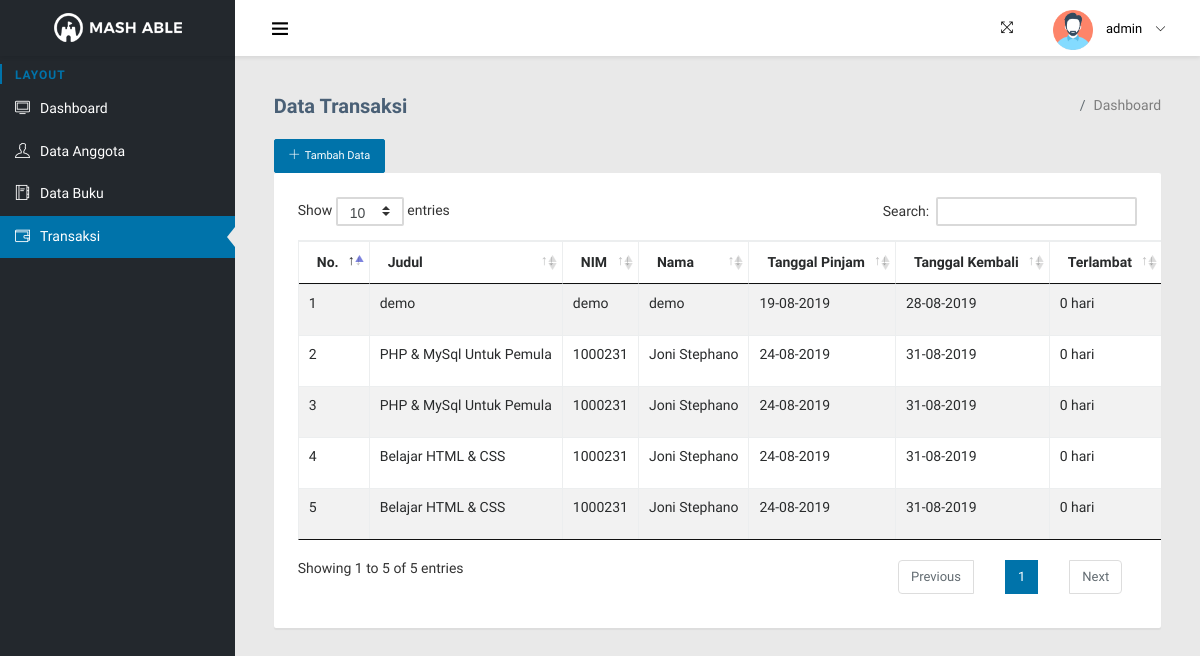
The page /index.php?page=transaksi (signed in) on the database its author committed.
### tables this page shows
CREATE TABLE `tb_user` (
  `id` int(10) NOT NULL,
  `username` varchar(100) NOT NULL,
  `password` varchar(200) NOT NULL,
  `nama` varchar(150) NOT NULL,
  `level` varchar(30) NOT NULL,
  `foto` varchar(250) NOT NULL
);

CREATE TABLE `tb_transaksi` (
  `id` int(9) NOT NULL,
  `judul` varchar(200) NOT NULL,
  `nim` varchar(11) NOT NULL,
  `nama` varchar(250) NOT NULL,
  `tgl_pinjam` varchar(30) NOT NULL,
  `tgl_kembali` varchar(30) NOT NULL,
  `status` varchar(100) NOT NULL
);

### function.php (called while the page is built)
<?php
	function terlambat($tgl_dateline,$tgl_kembali){
		$tgl_dateline_pecah= explode("-", $tgl_dateline);
		$tgl_dateline_pecah= $tgl_dateline_pecah[2]."-".$tgl_dateline_pecah[1]."-".$tgl_dateline_pecah[0];
		$tgl_kembali_pecah= explode("-", $tgl_kembali);
		$tgl_kembali_pecah= $tgl_kembali_pecah[2]."-".$tgl_kembali_pecah[1]."-".$tgl_kembali_pecah[0];
		$selisih=strtotime($tgl_kembali_pecah)-strtotime($tgl_dateline_pecah);
		$selisih=$selisih/86400;
		if ($selisih>=1) {
			$hasil_tgl=floor($selisih);
		}else{
			$hasil_tgl=0;
		}
		return $hasil_tgl;
	}
?>

### page/transaksi/transaksi.php (the view, shortened to what this page needs)
<div class="page-header">
    <div class="page-header-title">
        <h4>Data Transaksi</h4>
    </div>
    <div class="page-header-breadcrumb">
        <ul class="breadcrumb-title">
            <li class="breadcrumb-item">
                <a href="#!">
                    <i class="icofont icofont-home"></i>
                </a>
            </li>
            <li class="breadcrumb-item"><a href="#!">Dashboard</a>
            </li>
        </ul>
    </div>
</div>
<div class="page-body">
    <a href="?page=transaksi&aksi=tambah" class="btn btn-primary btn-sm"><i class="ti-plus"></i>Tambah Data</a>
    <div class="row">
        <div class="col-md-12">
            <div class="card card-contact borderless-card">
                <div class="table-responsive p-4">
                    <table class="table table-striped table-bordered table-hover" id="dataTable">
                        <thead>
                            <tr>
                                <th>No.</th>
                                <th>Judul</th>
                                <th>NIM</th>
                                <th>Nama</th>
                                <th>Tanggal Pinjam</th>
                                <th>Tanggal Kembali</th>
                                <th>Terlambat</th>
                            </tr>
                        </thead>
                        <tbody>
                            <?php
                                $no=1;
                                $sql=$koneksi->query("SELECT*FROM tb_transaksi WHERE status='pinjam' ");
                                while ($data=$sql->fetch_assoc()) {
                             ?>
                            <tr class="odd gradeX">
                                <td><?php echo $no++; ?></td>
                                <td><?php echo $data['judul']; ?></td>
                                <td><?php echo $data['nim']; ?></td>
                                <td><?php echo $data['nama']; ?></td>
                                <td><?php echo $data['tgl_pinjam']; ?></td>
                                <td><?php echo $data['tgl_kembali']; ?></td>
                                <td>
                                    <?php
                                        $denda=500;
                                        $tgl_dateline2=$data['tgl_kembali'];
                                        $tgl_kembali=date('Y-m-d');
                                        $lambat=terlambat($tgl_dateline2,$tgl_kembali);
                                        $denda1=$lambat*$denda;
                                        if ($lambat>0) {
                                            echo "<font color='red'>$lambat"." hari<br>"."(Rp. $denda1 )</font>";
                                        }else{
                                            echo $lambat." hari";
                                        }
                                     ?>
                                </td>
                            </tr>
                            <?php } ?>
                        </tbody>
                    </table>
                </div>
            </div>
        </div>
    </div>
</div>

### index.php (shortened to what this page needs)
<?php
    include 'koneksi.php';
    include 'function.php';
    $id_petugas=$_SESSION['petugas']['id'];
        $ambil=$koneksi->query("SELECT*FROM tb_user WHERE id='$id_petugas' ");
        $pecah=$ambil->fetch_assoc();
 ?>
<!DOCTYPE html>
<html lang="en">
<head>
        <link rel="stylesheet" type="text/css" href="assets/plugins/bootstrap/dist/css/bootstrap.min.css">
    <link rel="stylesheet" type="text/css" href="assets/icon/themify-icons/themify-icons.css">
    <link rel="stylesheet" type="text/css" href="assets/icon/icofont/css/icofont.css">
    <link rel="stylesheet" type="text/css" href="assets/pages/flag-icon/flag-icon.min.css">
    <link rel="stylesheet" type="text/css" href="assets/pages/menu-search/css/component.css">
    <link rel="stylesheet" type="text/css" href="assets/css/style.css">
    <link rel="stylesheet" type="text/css" href="assets/css/linearicons.css" >
    <link rel="stylesheet" type="text/css" href="assets/css/simple-line-icons.css">
    <link rel="stylesheet" type="text/css" href="assets/css/jquery.mCustomScrollbar.css">
    <link rel="stylesheet" type="text/css" href="assets/plugins/dataTables/css/jquery.dataTables.css">
    <link rel="stylesheet" type="text/css" href="assets/plugins/dataTables/css/dataTables.bootstrap4.min.css">
</head>
<body>
    <div id="pcoded" class="pcoded">
        <div class="pcoded-container navbar-wrapper">
            <nav class="navbar header-navbar pcoded-header" >
                <div class="navbar-wrapper">
                    <div class="navbar-logo" navbar-theme="theme4">
                        <a href="#!">
                            <img class="img-fluid" src="assets/images/logo.png" alt="Theme-Logo" />
                        </a>
                    </div>
                    <div class="navbar-container container-fluid">
                        <div>
                            <ul class="nav-left">
                                <li>
                                    <div class="sidebar_toggle"><a href="javascript:void(0)"><i class="ti-menu"></i></a></div>
                                </li>
                            </ul>
                            <ul class="nav-right">
                                <li>
                                    <a href="#!" onclick="javascript:toggleFullScreen()">
                                        <i class="ti-fullscreen"></i>
                                    </a>
                                </li>
                                <li class="user-profile header-notification">
                                    <a href="#!">
                                        <img src="assets/images/user.png" alt="User-Profile-Image">
                                        <span><?php echo $pecah['nama']; ?></span>
                                        <i class="ti-angle-down"></i>
                                    </a>
                                </li>
                            </ul>
                        </div>
                    </div>
                </div>
            </nav>
            <div class="pcoded-main-container">
                <div class="pcoded-wrapper">
                    <nav class="pcoded-navbar" >
                        <div class="pcoded-inner-navbar main-menu">
                            <div class="pcoded-navigatio-lavel">Layout</div>
                            <ul class="pcoded-item pcoded-left-item">
                                <li class="<?php if(!$_GET['page']){ echo 'pcoded-trigger active'; } ?>">
                                    <a href="index.php">
                                        <span class="pcoded-micon"><i class="ti-desktop"></i></span>
                                        <span class="pcoded-mtext">Dashboard</span>
                                    </a>
                                </li>
                                <li class="<?php if($_GET['page']=='anggota'){ echo 'pcoded-trigger active'; } ?>">
                                    <a href="?page=anggota">
                                        <span class="pcoded-micon"><i class="ti-user"></i></span>
                                        <span class="pcoded-mtext">Data Anggota</span>
                                    </a>
                                </li>
                                <li class="<?php if($_GET['page']=='buku'){ echo 'pcoded-trigger active'; } ?>">
                                    <a href="?page=buku">
                                        <span class="pcoded-micon"><i class="ti-agenda"></i></span>
                                        <span class="pcoded-mtext">Data Buku</span>
                                    </a>
                                </li>
                                <li class="<?php if($_GET['page']=='transaksi'){ echo 'pcoded-trigger active'; } ?> ">
                                    <a href="?page=transaksi">
                                        <span class="pcoded-micon"><i class="ti-wallet"></i></span>
                                        <span class="pcoded-mtext">Transaksi</span>
                                        <span class="pcoded-mcaret"></span>
                                    </a>
                                </li>
                            </ul>
                        </div>
                    </nav>
                    <div class="pcoded-content">
                        <div class="pcoded-inner-content">
                            <div class="main-body">
                                <div class="page-wrapper">
                                    <?php
                                        $page=$_GET['page'];
                                        $aksi=$_GET['aksi'];
                                        if ($page=="anggota") {
                                            if ($aksi=="") {
                                                include 'page/anggota/anggota.php';
                                            }elseif ($aksi=="tambah") {
                                                include 'page/anggota/tambah.php';
                                            }elseif ($aksi=="ubah") {
                                                include 'page/anggota/ubah.php';
                                            }elseif ($aksi=="hapus"){
                                                include 'page/anggota/hapus.php';
                                            }
                                        }elseif ($page=="transaksi"){
                                            if ($aksi=="") {
                                                include 'page/transaksi/transaksi.php';
                                            }elseif ($aksi=="tambah"){
                                                include 'page/transaksi/tambah.php';
                                            }elseif ($aksi=="kembali") {
                                                include 'page/transaksi/kembali.php';
                                            }elseif ($aksi=="perpanjang"){
                                                include 'page/transaksi/perpanjang.php';
                                            }
                                        }elseif ($page==""){
                                            include 'home.php';
                                        }
                                     ?>
                                </div>
                            </div>
                        </div>
                    </div>
                </div>
            </div>
        </div>
    </div>
</body>
</html>

### rows shown on the page
tb_user: nama "admin"
tb_transaksi: judul "demo", nim "demo", nama "demo", tgl_pinjam "19-08-2019", tgl_kembali "28-08-2019", tgl_kembali "0"
tb_transaksi: judul "PHP & MySql Untuk Pemula", nim "1000231", nama "Joni Stephano", tgl_pinjam "24-08-2019", tgl_kembali "31-08-2019", tgl_kembali "0"
tb_transaksi: judul "PHP & MySql Untuk Pemula", nim "1000231", nama "Joni Stephano", tgl_pinjam "24-08-2019", tgl_kembali "31-08-2019", tgl_kembali "0"
tb_transaksi: judul "Belajar HTML & CSS", nim "1000231", nama "Joni Stephano", tgl_pinjam "24-08-2019", tgl_kembali "31-08-2019", tgl_kembali "0"
tb_transaksi: judul "Belajar HTML & CSS", nim "1000231", nama "Joni Stephano", tgl_pinjam "24-08-2019", tgl_kembali "31-08-2019", tgl_kembali "0"
